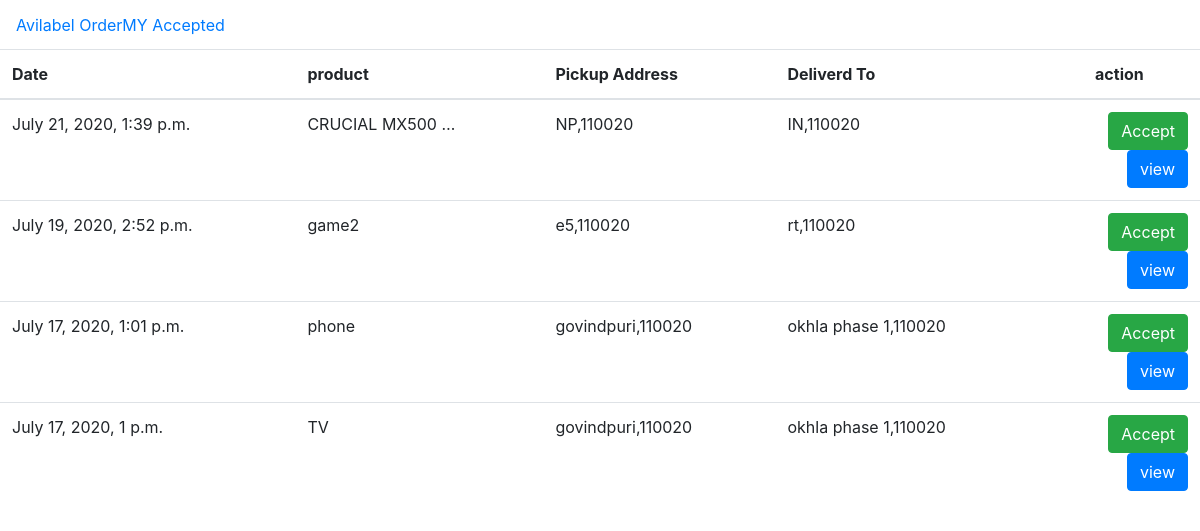
/staff/index (signed in), run on an earlier commit of the app's database.
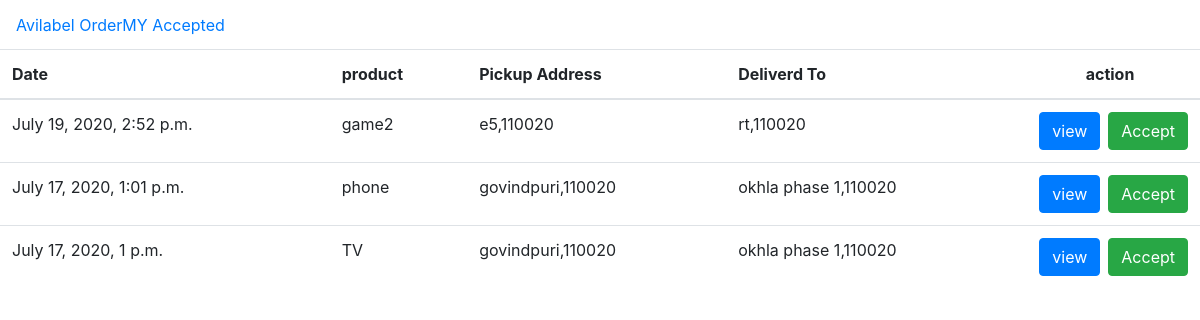
And on a later commit of the database.
### order/models.py (models this page shows)
class Order(models.Model):
    user_id= models.ForeignKey(User,on_delete=models.CASCADE)
    u_name = models.CharField(max_length=50)
    u_phone_no = models.CharField(max_length=10)
    u_delivery_address = models.CharField(max_length=350)
    u_pincode=models.CharField(max_length=6)
    u_delivery_note = models.CharField(max_length=300 , blank=True)
    product_list = models.CharField(max_length=350)
    shop_address = models.CharField(max_length=350 )
    shop_pincode = models.CharField(max_length=6)
    order_date = models.DateTimeField(auto_now_add=True )
    order_pending = models.BooleanField(default=True)
    order_picked = models.BooleanField(default=False)
    order_delivered = models.BooleanField(default=False)
    order_cancelled = models.BooleanField(default=False)
    delivery_staff = models.CharField(max_length=20 , default="null" )

### delivery_staff/views.py (the view)
# urls.py: path('index',views.deliverystaff,name='deliverystaff_index'),
def deliverystaff(request):
    if request.user.is_authenticated and request.user.is_staff==True:
        obj = Order.objects.filter(order_pending = True).order_by('order_date').reverse()
        return render(request,'deliverystaff_index.html',{'obj':obj})
    else:
        return redirect('index')

### templates/deliverystaff_index.html (shortened to what this page needs)
<!DOCTYPE html>
<html lang="en">
<head>
    <link rel="stylesheet" href="https://maxcdn.bootstrapcdn.com/bootstrap/4.5.0/css/bootstrap.min.css">
</head>
<body>
<div  class='navbar nav navbar-default navbar-static-top'>
    <a href="{% url 'deliverystaff_index' %}" >Avilabel Order</a>
    <a href="{% url 'accepted_order' %}" >MY Accepted</a>
</div>
<table class="table table-hover">
   <thead>    <tr>
       <th>Date</th>
       <th>product</th>
       <th>Pickup Address</th>
       <th>Deliverd To</th>
       <th class="text-center">action</th>
        </tr>
   </thead>
   <tbody>
    {% for order in obj %}
    <tr>
       <td> {{order.order_date}}</td>
       <td> {{order.product_list|truncatechars:15}}</td>
       <td> {{order.shop_address|truncatechars:20}},{{order.shop_pincode}}</td>
       <td> {{order.u_delivery_address|truncatechars:15}},{{order.u_pincode}}</td>
       <td>
           <form action="{% url 'accept_order' order.id %}" >
            {% csrf_token %}<input type="submit" value="Accept"  class="btn btn-success float-right ml-2" >
            </form>
           <button type="button" class="btn btn-primary float-right" data-toggle="modal" data-target="#myModal{{order.id}}">
            view
          </button>
       </td>
    </tr>
    {% endfor %}
    </tbody>
</table>
</body>
</html>

What changed in the data, as far as the page shows it:
no longer on this page (row edited): Order: order_date "July 21, 2020, 1:39 p.m.", product_list "CRUCIAL MX500 …", shop_address "NP", shop_pincode "110020", u_delivery_address "IN", u_pincode "110020"
